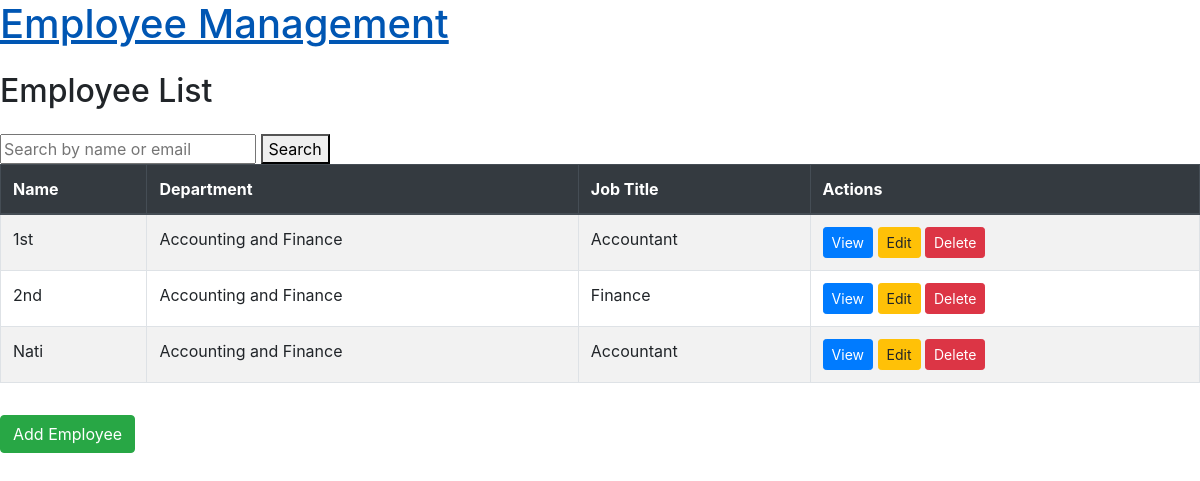
/employees/, run on the app's committed database.
### employees/models.py (models this page shows, shortened)
class Employee(models.Model):
    user = models.OneToOneField(settings.AUTH_USER_MODEL, on_delete=models.CASCADE)
    department = models.ForeignKey(Department, on_delete=models.SET_NULL, null=True)
    job_title = models.CharField(max_length=100)
    address = models.CharField(max_length=255)
    contact_number = models.CharField(max_length=15)
    date_of_hire = models.DateField()
    documents = models.FileField(upload_to="employee_docs/", blank=True)

class CustomUser(AbstractBaseUser, PermissionsMixin):
    email = models.EmailField(unique=True)
    first_name = models.CharField(max_length=30)
    last_name = models.CharField(max_length=30)
    is_staff = models.BooleanField(default=False)
    is_active = models.BooleanField(default=True)
    date_joined = models.DateTimeField(auto_now_add=False)
    objects = CustomUserManager()
    USERNAME_FIELD = "email"
    REQUIRED_FIELDS = ["first_name", "last_name"]

class Department(models.Model):
    name = models.CharField(max_length=100)
    description = models.TextField(blank=True)

### employees/views.py (the view)
# urls.py: path("", views.EmployeeListView.as_view(), name="employee_list"),
class EmployeeListView(ListView):
    model = Employee
    template_name = "employees/employee_list.html"
    context_object_name = "employees"
    def get_queryset(self):
        query = self.request.GET.get("q")
        if query:
            return Employee.objects.filter(
                Q(employee__first_name__icontains=query)
                | Q(employee__email__icontains=query)
            )
        return super().get_queryset()

### templates/employees/employee_list.html
{% extends 'base.html' %}
{% block content %}
  <div class="mt-4">
    <h2 class="mb-4">Employee List</h2>
    <form method="get" action=".">
      <input type="text" name="q" placeholder="Search by name or email" value="{{ request.GET.q }}">
      <button type="submit">Search</button>
    </form>
    {% if employees %}
    <table class="table table-striped table-bordered">
      <thead class="thead-dark">
        <tr>
          <th>Name</th>
          <th>Department</th>
          <th>Job Title</th>
          <th>Actions</th>
        </tr>
      </thead>
      <tbody>
        {% for employee in employees %}
          <tr>
            <td>{{ employee.user.first_name }}</td>
            <td>{{ employee.department.name }}</td>
            <td>{{ employee.job_title }}</td>
            <td>
              <a class="btn btn-primary btn-sm" href="{% url 'employee_detail' employee.pk %}">View</a>
              <a class="btn btn-warning btn-sm" href="{% url 'employee_edit' employee.pk %}">Edit</a>
              <a class="btn btn-danger btn-sm" href="{% url 'employee_delete' employee.pk %}">Delete</a>
            </td>
          </tr>
        {% endfor %}
      </tbody>
    </table>
    {% else %}
    <p>No employee record found for the given search query.</p>
  {% endif %}
    <a class="btn btn-success mt-3" href="{% url 'employee_add' %}">Add Employee</a>
  </div>
{% endblock %}

### data on the page
Employee: user.first_name "1st", department.name "Accounting and Finance", job_title "Accountant"
Employee: user.first_name "2nd", department.name "Accounting and Finance", job_title "Finance"
Employee: user.first_name "Nati", department.name "Accounting and Finance", job_title "Accountant"
